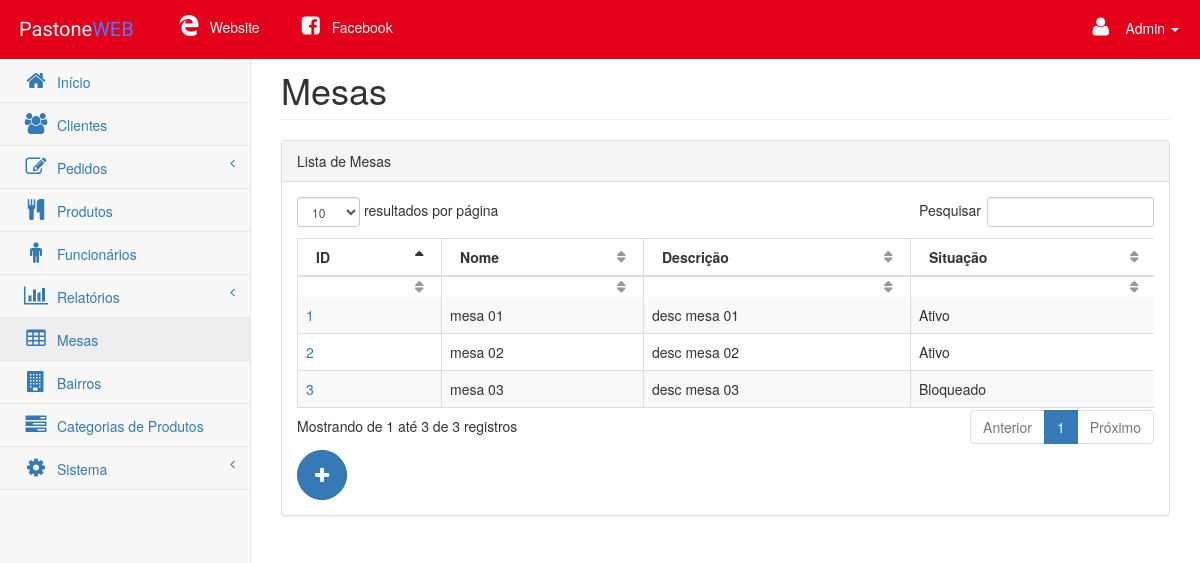
Screenshot of /app/view/pages/mesas.php (signed in) with the database file from the repository.
### tables this page shows
CREATE TABLE IF NOT EXISTS `mesa` (
  `id` int(2) NOT NULL AUTO_INCREMENT,
  `nome` varchar(15) NOT NULL DEFAULT '0',
  `descricao` varchar(50) NOT NULL DEFAULT '0',
  `ativo` tinyint(1) NOT NULL DEFAULT '1',
  PRIMARY KEY (`id`)
);

### app/model/DAO/mesaDAO.php (called while the page is built, shortened)
<?php
    include_once '../../model/Mesa.php';
    class mesaDAO{
        private $conn;
        function __construct($conn){
            $this->conn = $conn;
        }
        function listarMesas(){
            $query = "select * from mesa";
            $result = $this->conn->query($query);
            $mesas = array();
            while ($mesa = $result->fetch_array()) {
                $mesa2 = new Mesa(
                    $mesa['id'],
                    $mesa['nome'],
                    $mesa['descricao'],
                    $mesa['ativo']);
                $mesas[] = $mesa2;
            }
            return $mesas;
        }
    }
?>

### app/model/Mesa.php (called while the page is built, shortened)
<?php
    class Mesa{
        private $id;
        private $nome;
        private $descricao;
        private $ativo;
        function __construct($id, $nome, $descricao, $ativo){
            $this->id        = $id;
            $this->nome      = $nome;
            $this->descricao = $descricao;
            $this->ativo     = $ativo;
        }
        public function getId(){
            return $this->id;
        }
        public function getNome(){
            return $this->nome;
        }
        public function getDescricao(){
            return $this->descricao;
        }
        public function getAtivo(){
            return $this->ativo;
        }
    }
?>

### app/view/functionsMesa.php (the view, shortened to what this page needs)
<?php
    include '../../model/DAO/mesaDAO.php';
    function imprimeMesas(){
        $cf   = new connectionFactory();
        $conn = $cf->getConnection();
        $CDAO  = new mesaDAO($conn);
        $mesas = $CDAO->listarMesas();
        $output = "";
        if(isset($mesas)){
            $cont = 0;
            foreach($mesas as $m) {
                $class = ($cont%2==0)?"even gradeC":"odd gradeA";
                $output .= "<tr class='$class'>
                            <td><a href='cadastro-mesa.php?id=".$m->getId()."'>".$m->getId()."</a></td>
                            <td>".$m->getNome()."</td>
                            <td>".$m->getDescricao()."</td>
                            <td class='center'>".($m->getAtivo()==1?"Ativo":"Bloqueado")."</td>
                        </tr>";
                $cont++;
            }
        }
        echo $output;
    }
?>

### public/css/startmin.css (style rules this page uses)
th, td { white-space: nowrap; }
body { background-color: #f8f8f8; }

### rows the page displays
mesa: id "1", nome "mesa 01", descricao "desc mesa 01", ativo "Ativo"
mesa: id "2", nome "mesa 02", descricao "desc mesa 02", ativo "Ativo"
mesa: id "3", nome "mesa 03", descricao "desc mesa 03", ativo "Bloqueado"

### other values shown
$temp[0] "Admin"
